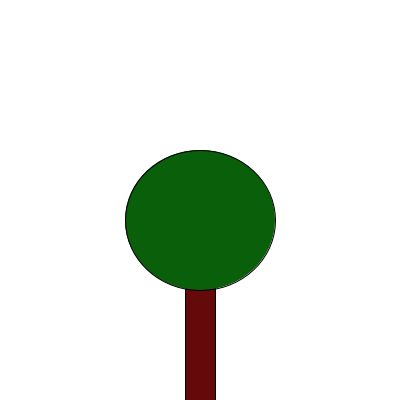
Frame 1 (no input)
Frame 60 (the mouse pressed at the canvas centre just before this capture): identical to frame 1, image omitted
Frame 120 (the mouse held since frame 60 and released just before this capture): identical to frame 1, image omitted

The Processing sketch that drew this single still picture (run headless with seeded random() and noise(); from frame 60 on, the mouse is pressed at the canvas centre):

// Processing sketch: H09Opd9
// ── H09Opd9.pde


void setup(){
size(400,400);
background(255,255,255);
frameRate(10);

boom();

}

void draw(){


}

void boom(){
fill(100,10,10);
  rect(185,200,30,200);
  fill(10,95,10);
ellipse(200,220,150,140);
}
